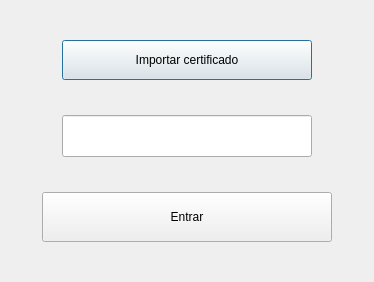
<?xml version="1.0" encoding="UTF-8"?>
<ui version="4.0">
 <class>AuthDialog</class>
 <widget class="QDialog" name="AuthDialog">
  <property name="geometry">
   <rect>
    <x>0</x>
    <y>0</y>
    <width>374</width>
    <height>282</height>
   </rect>
  </property>
  <property name="minimumSize">
   <size>
    <width>374</width>
    <height>282</height>
   </size>
  </property>
  <property name="windowTitle">
   <string>AuthDialog</string>
  </property>
  <layout class="QVBoxLayout" name="verticalLayout">
   <item alignment="Qt::AlignHCenter">
    <widget class="QPushButton" name="pushButton">
     <property name="minimumSize">
      <size>
       <width>250</width>
       <height>40</height>
      </size>
     </property>
     <property name="maximumSize">
      <size>
       <width>250</width>
       <height>40</height>
      </size>
     </property>
     <property name="text">
      <string>Importar certificado</string>
     </property>
    </widget>
   </item>
   <item alignment="Qt::AlignHCenter">
    <widget class="QLineEdit" name="lineEdit">
     <property name="minimumSize">
      <size>
       <width>250</width>
       <height>42</height>
      </size>
     </property>
     <property name="maximumSize">
      <size>
       <width>250</width>
       <height>42</height>
      </size>
     </property>
    </widget>
   </item>
   <item alignment="Qt::AlignHCenter">
    <widget class="QPushButton" name="pushButton_2">
     <property name="minimumSize">
      <size>
       <width>290</width>
       <height>50</height>
      </size>
     </property>
     <property name="maximumSize">
      <size>
       <width>290</width>
       <height>50</height>
      </size>
     </property>
     <property name="text">
      <string>Entrar</string>
     </property>
    </widget>
   </item>
  </layout>
 </widget>
 <layoutdefault spacing="6" margin="11"/>
 <resources/>
 <connections>
 <connection>
   <sender>pushButton</sender>
   <signal>clicked()</signal>
   <receiver>AuthDialog</receiver>
   <slot>onImportButtonClicked()</slot>
   <hints>
    <hint type="sourcelabel">
     <x>220</x>
     <y>205</y>
    </hint>
    <hint type="destinationlabel">
     <x>216</x>
     <y>150</y>
    </hint>
   </hints>
  </connection>
  <connection>
   <sender>pushButton_2</sender>
   <signal>clicked()</signal>
   <receiver>lineEdit</receiver>
   <slot>clear()</slot>
   <hints>
    <hint type="sourcelabel">
     <x>220</x>
     <y>205</y>
    </hint>
    <hint type="destinationlabel">
     <x>216</x>
     <y>150</y>
    </hint>
   </hints>
  </connection>
 </connections>
</ui>
